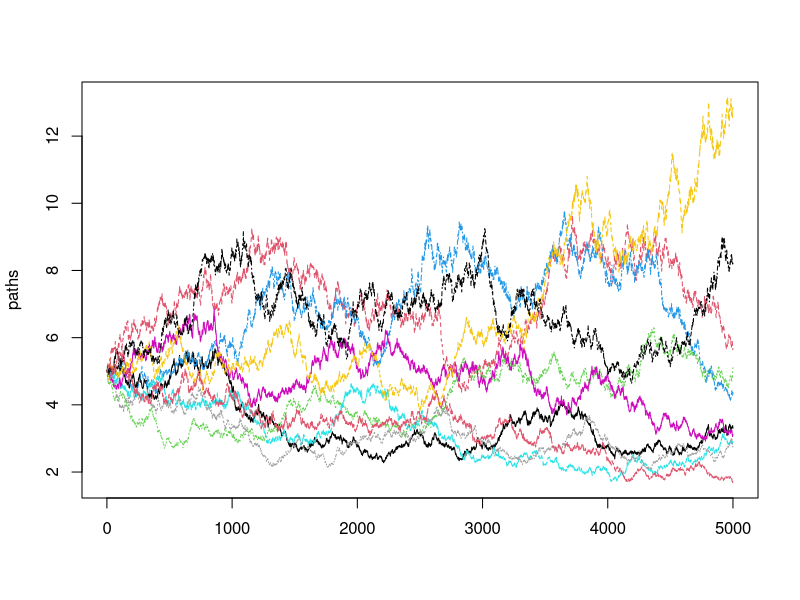
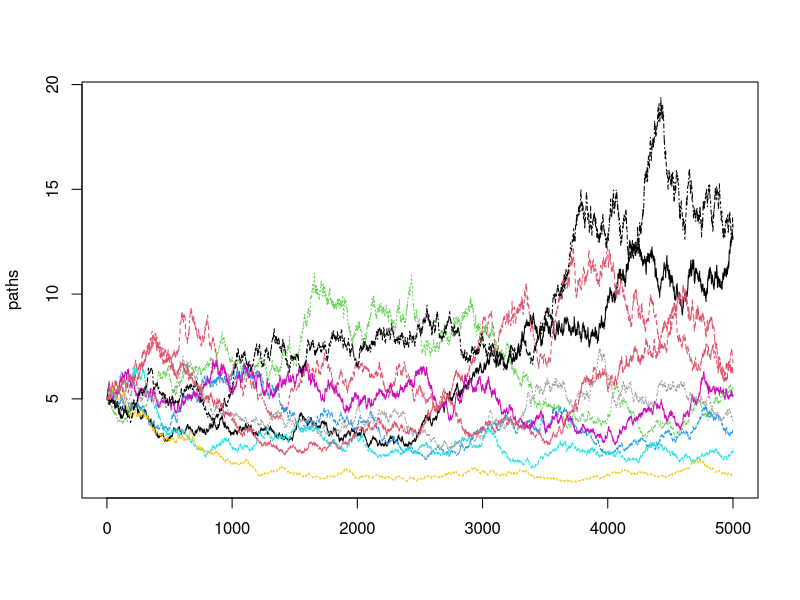
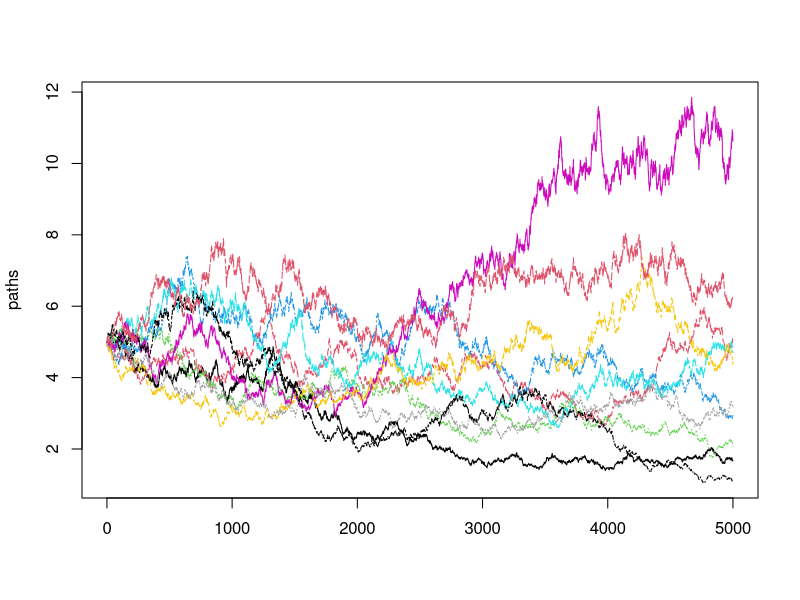
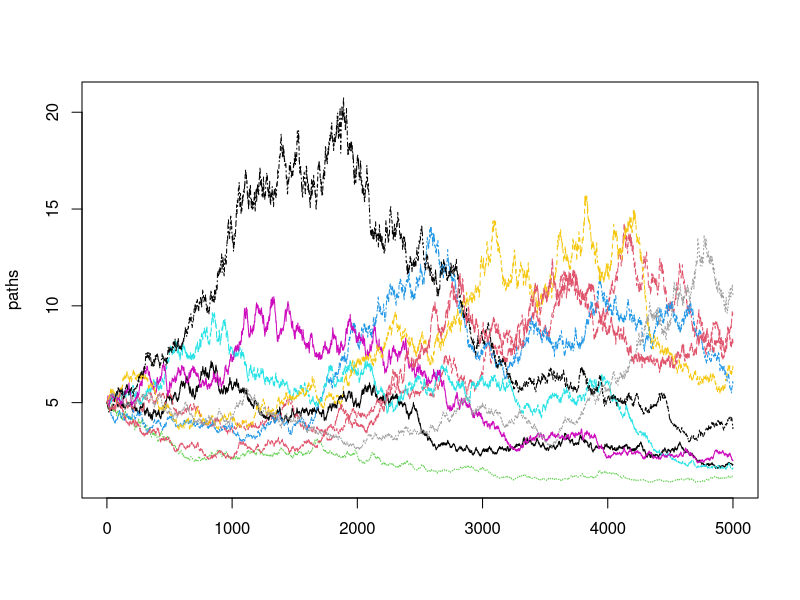

The R source for these figures, in order:
mean<-c(0.06,-0.06)
sigma<-c(0.3,0.4)

interval<-c(0,5)
n<-10
k<-5000

division<-(interval[2]-interval[1])/k
sqr_division<-division^(1/2)

for(mu in mean){
	for(sd in sigma){

		paths<-matrix(nrow=k,ncol=n)

		for(i in 1:n){

			paths[1,i]<-5

			for(j in 2:k){
				paths[j,i]<-paths[j-1,i]*exp( (mu-(sd^2)/2)*division + sd*sqr_division*rnorm(1) )
			}
		}

		filename<-paste("que1_",mu,"_",sd,".png")
		png(filename)
		matplot(paths,col=1:10,type='l')
	}
}
